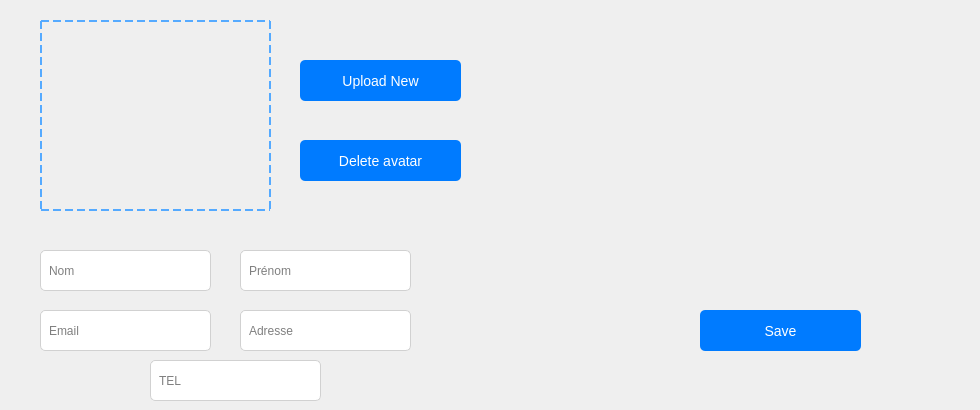
   <widget class="QWidget" name="tab">
    <property name="styleSheet">
     <string notr="true"/>
    </property>
    <attribute name="title">
     <string>Ajouter des Clients</string>
    </attribute>
    <widget class="QLabel" name="imageLabel">
     <property name="geometry">
      <rect>
       <x>40</x>
       <y>20</y>
       <width>231</width>
       <height>191</height>
      </rect>
     </property>
     <property name="styleSheet">
      <string notr="true">QLabel {
  border: 2px dashed ;
	border-color: rgb(85, 170, 255);
    background-color: transparent;
    image: url(:/new/image/icons/anonyme.png);
    repeat: no-repeat;
    position: center;
    size: cover; 
}
</string>
     </property>
     <property name="text">
      <string/>
     </property>
     <property name="scaledContents">
      <bool>true</bool>
     </property>
    </widget>
    <widget class="QPushButton" name="uploadImageButton">
     <property name="geometry">
      <rect>
       <x>300</x>
       <y>60</y>
       <width>161</width>
       <height>41</height>
      </rect>
     </property>
     <property name="styleSheet">
      <string notr="true">QPushButton {
    background-color: #007BFF;
    color: white;
    font-size: 14px;
    border: none;
    border-radius: 5px;
    padding: 8px 16px;
}

QPushButton:hover {
    background-color: #0056B3;
}

QPushButton:pressed {
    background-color: #004085;
}</string>
     </property>
     <property name="text">
      <string>Upload New</string>
     </property>
    </widget>
    <widget class="QPushButton" name="deleteImageButton">
     <property name="geometry">
      <rect>
       <x>300</x>
       <y>140</y>
       <width>161</width>
       <height>41</height>
      </rect>
     </property>
     <property name="styleSheet">
      <string notr="true">QPushButton {
    background-color: #007BFF;
    color: white;
    font-size: 14px;
    border: none;
    border-radius: 5px;
    padding: 8px 16px;
}

QPushButton:hover {
    background-color: #0056B3;
}

QPushButton:pressed {
    background-color: #004085;
}</string>
     </property>
     <property name="text">
      <string>Delete avatar</string>
     </property>
    </widget>
    <widget class="QLineEdit" name="nomLineEdit">
     <property name="geometry">
      <rect>
       <x>40</x>
       <y>250</y>
       <width>171</width>
       <height>41</height>
      </rect>
     </property>
     <property name="styleSheet">
      <string notr="true">QLineEdit {
    border: 1px solid #D1D1D1;
    border-radius: 5px;
    padding: 6px;
    background: white;
    selection-background-color: #007BFF;
}

QLineEdit:focus {
    border: 2px solid #007BFF;
    background-color: #F8F9FA;
}</string>
     </property>
     <property name="placeholderText">
      <string>Nom</string>
     </property>
    </widget>
    <widget class="QLineEdit" name="prenomLineEdit">
     <property name="geometry">
      <rect>
       <x>240</x>
       <y>250</y>
       <width>171</width>
       <height>41</height>
      </rect>
     </property>
     <property name="styleSheet">
      <string notr="true">QLineEdit {
    border: 1px solid #D1D1D1;
    border-radius: 5px;
    padding: 6px;
    background: white;
    selection-background-color: #007BFF;
}

QLineEdit:focus {
    border: 2px solid #007BFF;
    background-color: #F8F9FA;
}</string>
     </property>
     <property name="placeholderText">
      <string>Prénom</string>
     </property>
    </widget>
    <widget class="QLineEdit" name="emailLineEdit">
     <property name="geometry">
      <rect>
       <x>40</x>
       <y>310</y>
       <width>171</width>
       <height>41</height>
      </rect>
     </property>
     <property name="styleSheet">
      <string notr="true">QLineEdit {
    border: 1px solid #D1D1D1;
    border-radius: 5px;
    padding: 6px;
    background: white;
    selection-background-color: #007BFF;
}

QLineEdit:focus {
    border: 2px solid #007BFF;
    background-color: #F8F9FA;
}</string>
     </property>
     <property name="text">
      <string/>
     </property>
     <property name="placeholderText">
      <string>Email</string>
     </property>
    </widget>
    <widget class="QLineEdit" name="adresseLineEdit">
     <property name="geometry">
      <rect>
       <x>240</x>
       <y>310</y>
       <width>171</width>
       <height>41</height>
      </rect>
     </property>
     <property name="styleSheet">
      <string notr="true">QLineEdit {
    border: 1px solid #D1D1D1;
    border-radius: 5px;
    padding: 6px;
    background: white;
    selection-background-color: #007BFF;
}

QLineEdit:focus {
    border: 2px solid #007BFF;
    background-color: #F8F9FA;
}</string>
     </property>
     <property name="text">
      <string/>
     </property>
     <property name="placeholderText">
      <string>Adresse</string>
     </property>
    </widget>
    <widget class="QLineEdit" name="telLineEdit">
     <property name="geometry">
      <rect>
       <x>150</x>
       <y>360</y>
       <width>171</width>
       <height>41</height>
      </rect>
     </property>
     <property name="styleSheet">
      <string notr="true">QLineEdit {
    border: 1px solid #D1D1D1;
    border-radius: 5px;
    padding: 6px;
    background: white;
    selection-background-color: #007BFF;
}

QLineEdit:focus {
    border: 2px solid #007BFF;
    background-color: #F8F9FA;
}</string>
     </property>
     <property name="text">
      <string/>
     </property>
     <property name="placeholderText">
      <string>TEL</string>
     </property>
    </widget>
    <widget class="QPushButton" name="addClientButton">
     <property name="geometry">
      <rect>
       <x>700</x>
       <y>310</y>
       <width>161</width>
       <height>41</height>
      </rect>
     </property>
     <property name="styleSheet">
      <string notr="true">QPushButton {
    background-color: #007BFF;
    color: white;
    font-size: 14px;
    border: none;
    border-radius: 5px;
    padding: 8px 16px;
}

QPushButton:hover {
    background-color: #0056B3;
}

QPushButton:pressed {
    background-color: #004085;
}</string>
     </property>
     <property name="text">
      <string>Save</string>
     </property>
    </widget>
    <widget class="QLabel" name="label_2">
     <property name="geometry">
      <rect>
       <x>570</x>
       <y>20</y>
       <width>401</width>
       <height>281</height>
      </rect>
     </property>
     <property name="styleSheet">
      <string notr="true">image: url(:/new/image/icons/client2-removebg-preview.png);</string>
     </property>
     <property name="text">
      <string/>
     </property>
    </widget>
   </widget>
